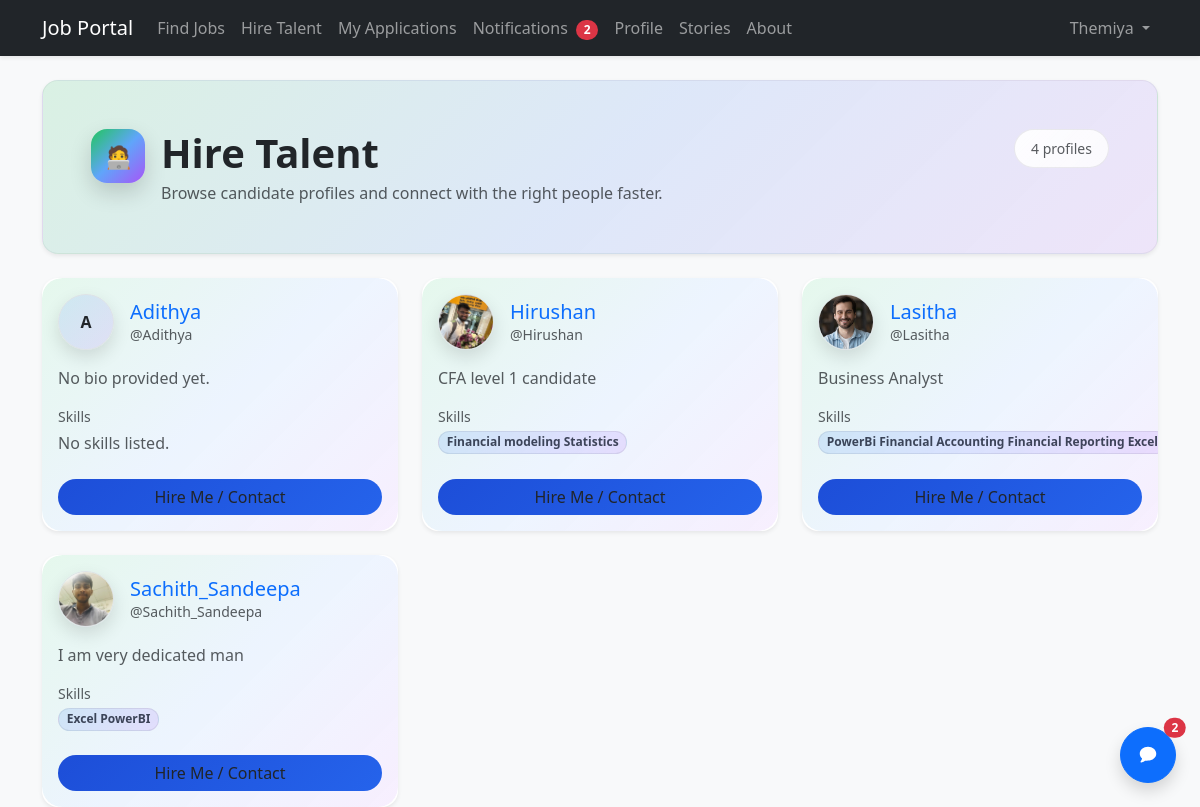
/talents/ (signed in), run on the app's committed database.
### accounts/models.py (models this page shows, shortened)
class UserProfile(models.Model):
    user = models.OneToOneField(User, on_delete=models.CASCADE, related_name="profile")
    bio = models.TextField(blank=True)
    skills = models.TextField(blank=True)
    experience = models.TextField(blank=True)
    education = models.TextField(blank=True)
    profile_picture = models.ImageField(upload_to="profile_pictures/", blank=True, null=True)
    cv_file = models.FileField(upload_to="cvs/", blank=True, null=True)
    resume_link = models.URLField(blank=True)

### accounts/views.py (the view)
# urls.py: path('talents/', views.talent_list, name='talent_list'),
@login_required
def talent_list(request):
    if not request.user.groups.filter(name="Employer").exists():
        return HttpResponseForbidden("Forbidden.")
    profiles = (
        UserProfile.objects.select_related("user")
        .exclude(user__groups__name="Employer")
        .order_by("user__username")
        .distinct()
    )
    return render(request, "talent_list.html", {"profiles": profiles})

### jobportal/context_processors.py (called while the page is built)
def unread_notifications_count(request):
    if not getattr(request, "user", None) or not request.user.is_authenticated:
        return {
            "unread_notifications_count": 0,
            "unread_message_count": 0,
            "recent_messages": [],
        }
    return {
        "unread_notifications_count": Notification.objects.filter(
            recipient=request.user, is_read=False
        ).count(),
        "unread_message_count": DirectMessage.objects.filter(
            recipient=request.user, is_read=False
        ).count(),
        "recent_messages": DirectMessage.objects.filter(recipient=request.user)
        .select_related("sender")
        .only("id", "sender__username", "subject", "body", "sent_at", "is_read")
        [:10],
    }

### accounts/templates/talent_list.html (shortened to what this page needs)
{% extends 'base.html' %}
{% block content %}
<div class="talent-page">
  <div class="talent-hero rounded-4 p-4 p-md-5 shadow-sm mb-4">
    <div class="d-flex flex-wrap justify-content-between align-items-start gap-3">
      <div class="d-flex align-items-start gap-3">
        <div class="talent-badge" aria-hidden="true">
          <span style="font-size: 22px; line-height: 1;">🧑‍💻</span>
        </div>
        <div>
          <h1 class="fw-bold mb-1">Hire Talent</h1>
          <p class="text-muted mb-0">Browse candidate profiles and connect with the right people faster.</p>
        </div>
      </div>
      <div class="small text-muted px-3 py-2 rounded-pill count-chip">
        {{ profiles|length }} profile{{ profiles|length|pluralize }}
      </div>
    </div>
  </div>
  <div class="row g-4">
      {% for profile in profiles %}
          <div class="col-12 col-sm-6 col-lg-4">
              <div class="card talent-card h-100 shadow-sm border-0 rounded-4 card-lift">
                  <div class="card-body d-flex flex-column position-relative">
                      <div class="d-flex align-items-center gap-3 mb-3">
                          {% if profile.profile_picture %}
                              <img src="{{ profile.profile_picture.url }}" alt="{{ profile.user.get_full_name|default:profile.user.username }}" class="rounded-circle border talent-avatar" style="width: 56px; height: 56px; object-fit: cover;">
                          {% else %}
                              <div class="rounded-circle border d-flex align-items-center justify-content-center text-dark fw-bold talent-avatar talent-avatar-fallback" style="width: 56px; height: 56px;">
                                  {{ profile.user.username|slice:":1"|upper }}
                              </div>
                          {% endif %}
                          <div class="min-w-0">
                              <h5 class="card-title mb-0 text-truncate">
                                  <a class="text-decoration-none stretched-link" href="{% url 'profile_detail' profile.user.id %}">
                                      {{ profile.user.get_full_name|default:profile.user.username }}
                                  </a>
                              </h5>
                              <div class="small text-muted text-truncate">@{{ profile.user.username }}</div>
                          </div>
                      </div>
                      {% if profile.bio %}
                          <p class="card-text text-muted mb-3" style="display: -webkit-box; -webkit-line-clamp: 3; -webkit-box-orient: vertical; overflow: hidden;">
                              {{ profile.bio }}
                          </p>
                      {% else %}
                          <p class="card-text text-muted mb-3">
                              No bio provided yet.
                          </p>
                      {% endif %}
                      <div class="mb-3">
                          <div class="small text-muted mb-1">Skills</div>
                          {% if profile.skills %}
                              <div class="d-flex flex-wrap gap-2">
                                  <span class="badge rounded-pill skill-pill">{{ profile.skills }}</span>
                              </div>
                          {% else %}
                              <div class="text-muted">No skills listed.</div>
                          {% endif %}
                      </div>
                      <div class="mt-auto pt-2">
                          {% if user.id == profile.user.id %}
                              <button class="btn btn-gradient-primary rounded-pill w-100" type="button" disabled>Hire Me / Contact</button>
                          {% else %}
                              <a href="{% url 'send_message' profile.user.id %}" class="btn btn-gradient-primary rounded-pill w-100 position-relative" style="z-index: 2;">
                                  Hire Me / Contact
                              </a>
                          {% endif %}
                      </div>
                  </div>
              </div>
          </div>
      {% endfor %}
  </div>
</div>
{% endblock %}

### templates/base.html (shortened to what this page needs)
<!DOCTYPE html>
<html lang="en">
<head>
    <link href="https://cdn.jsdelivr.net/npm/bootstrap@5.3.0/dist/css/bootstrap.min.css" rel="stylesheet">
</head>
<body class="bg-light">
<nav class="navbar navbar-expand-lg navbar-dark bg-dark mb-4 shadow-sm">
    <div class="container">
        <a class="navbar-brand" href="/">Job Portal</a>
        <div class="collapse navbar-collapse" id="mainNavbar">
            <ul class="navbar-nav me-auto mb-2 mb-lg-0">
                {% if user.is_authenticated %}
                  {% if user.groups.all.0.name == 'Employer' %}
                    <li class="nav-item"><a class="nav-link" href="{% url 'job_list' %}">Find Jobs</a></li>
                    <li class="nav-item"><a class="nav-link" href="{% url 'talent_list' %}">Hire Talent</a></li>
                    <li class="nav-item"><a class="nav-link" href="{% url 'my_applications' %}">My Applications</a></li>
                    <li class="nav-item">
                      <a class="nav-link" href="{% url 'notifications_list' %}">
                        Notifications
                        {% if unread_notifications_count %}
                          <span class="badge text-bg-danger rounded-pill ms-1">{{ unread_notifications_count }}</span>
                        {% endif %}
                      </a>
                    </li>
                    <li class="nav-item"><a class="nav-link" href="{% url 'profile_detail' user.id %}">Profile</a></li>
                    <li class="nav-item"><a class="nav-link" href="{% url 'story_list' %}">Stories</a></li>
                    <li class="nav-item"><a class="nav-link" href="{% url 'about_us' %}">About</a></li>
                  {% endif %}
                {% else %}
                  <li class="nav-item"><a class="nav-link" href="{% url 'job_list' %}">Find Jobs</a></li>
                  <li class="nav-item"><a class="nav-link" href="{% url 'story_list' %}">Stories</a></li>
                  <li class="nav-item"><a class="nav-link" href="{% url 'about_us' %}">About</a></li>
                {% endif %}
            </ul>
            <ul class="navbar-nav ms-auto align-items-lg-center">
                {% if user.is_authenticated %}
                    <li class="nav-item dropdown">
                        <a class="nav-link dropdown-toggle" href="#" role="button" data-bs-toggle="dropdown" aria-expanded="false">
                            {{ user.username }}
                        </a>
                    </li>
                {% endif %}
            </ul>
        </div>
    </div>
</nav>
<div class="container">
    {% block content %}
    {% endblock %}
</div>
{% if user.is_authenticated %}
  <button
    type="button"
    class="btn btn-primary position-fixed bottom-0 end-0 m-4 rounded-circle shadow d-flex align-items-center justify-content-center"
    style="width: 56px; height: 56px; z-index: 1080;"
    data-bs-toggle="offcanvas"
    data-bs-target="#inboxOffcanvas"
    aria-controls="inboxOffcanvas"
    aria-label="Open inbox"
  >
    {% if unread_message_count %}
      <span class="position-absolute top-0 start-100 translate-middle badge rounded-pill text-bg-danger">
        {{ unread_message_count }}
      </span>
    {% endif %}
  </button>
{% endif %}
</body>
</html>

### templates/base.html (style rules this page uses)
.card-lift { transition: transform 0.2s ease, box-shadow 0.2s ease; }
.btn-gradient-primary { background: linear-gradient(135deg, #1d4ed8, #2563eb); border: none; }

### accounts/templates/talent_list.html (style rules this page uses)
.talent-page .talent-hero { background: linear-gradient(135deg, rgba(34, 197, 94, .14), rgba(59, 130, 246, .14), rgba(168, 85, 247, .12)); border: 1px solid rgba(15, 23, 42, .06); }
.talent-page .talent-badge { width: 54px; height: 54px; border-radius: 16px; background: linear-gradient(135deg, #22c55e, #60a5fa, #a855f7); color: #0b1020; display: inline-flex; align-items: center; justify-content: center; box-shadow: 0 .6rem 1.4rem rgba(0, 0, 0, .16); }
.talent-page .talent-card { position: relative; overflow: hidden; border: 1px solid rgba(15, 23, 42, .06); }
.talent-page .talent-card::before { content: ""; position: absolute; inset: 0; pointer-events: none; background: linear-gradient(135deg, rgba(34,197,94,.12), rgba(96,165,250,.12), rgba(168,85,247,.10)); opacity: .95; mask: linear-gradient(#000, #000) content-box, linear-gradient(#000, #000); -webkit-mask: linear-gradient(#000, #000) content-box, linear-gradient(#000, #000); padding: 1px; border-radius: 1.25rem; }
.talent-page .talent-avatar { box-shadow: 0 .45rem 1.1rem rgba(0, 0, 0, .12); }
.talent-page .talent-avatar-fallback { background: linear-gradient(135deg, rgba(96, 165, 250, .18), rgba(168, 85, 247, .14)); }
.talent-page .skill-pill { background: linear-gradient(135deg, rgba(96,165,250,.20), rgba(168,85,247,.14)); border: 1px solid rgba(15, 23, 42, .08); color: rgba(15, 23, 42, .78); font-weight: 700; }
.talent-page .count-chip { background: linear-gradient(135deg, rgba(255,255,255,.92), rgba(255,255,255,.78)); border: 1px solid rgba(15, 23, 42, .08); }

### data on the page
UserProfile: user.username "A", user.get_full_name "Adithya", user.username "Adithya", bio "No bio provided yet.", skills "No skills listed.", shows "Hire Me / Contact"
UserProfile: profile_picture (picture), user.get_full_name "Hirushan", user.username "Hirushan", bio "CFA level 1 candidate", skills "Financial modeling Statistics", shows "Hire Me / Contact"
UserProfile: profile_picture (picture), user.get_full_name "Lasitha", user.username "Lasitha", bio "Business Analyst", skills "PowerBi Financial Accounting Financial Reporting Excel", shows "Hire Me / Contact"
UserProfile: profile_picture (picture), user.get_full_name "Sachith_Sandeepa", user.username "Sachith_Sandeepa", bio "I am very dedicated man", skills "Excel PowerBI", shows "Hire Me / Contact"

### other printed values
{{ unread_notifications_count }} "2"
{{ user.username }} "Themiya"
{{ profiles|length }} "4"
{{ unread_message_count }} "2"
